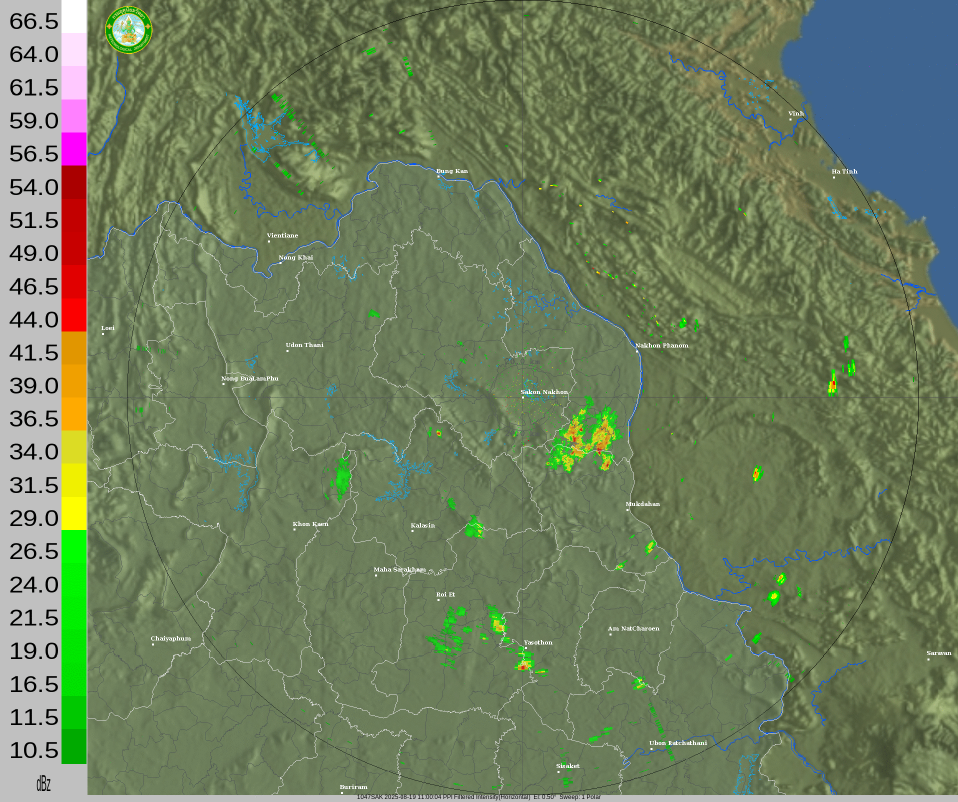
#> input picture skn240_HQ_latest_modified.tif, 1916 x 1604 px (shown at 1/2 size)
$ python -i radar_process.py   (imports and definitions only)
#> lines starting #> are read from the running program, lines starting #| are printed output that depends on the picture; after the words box and inside, x2 and y2 are one past the last pixel; in counts of white or black regions, pixels touching at a corner belong together
import argparse
import subprocess
import shutil
import re
from pathlib import Path
import numpy as np
from PIL import Image
import rasterio

def run(cmd):
    print("+", " ".join(cmd))
    subprocess.check_call(cmd)

# [4 lines left out: function which_or_die, not called in this run]

def mask_rain_from_png(
    png_path, out_path,
    h_low=25, h_high=110,
    s_min=160, v_min=70,
    include_red=False,
    red_low=245, red_high=15,
    disk_shrink=0.96,
    left_crop_frac=0.18
):
#> called with png_path = '../skn240_HQ_latest_modified.tif', out_path = 'out.png', h_low = 25, h_high = 110, s_min = 160, v_min = 70, include_red = False, red_low = 245
    im = Image.open(png_path).convert("RGBA")
    w, h = im.size
#> w = 1916; h = 1604
    hsv = im.convert("RGB").convert("HSV")
#> hsv: PIL image 1916x1604 HSV; mean H, S, V 59.8, 79.9, 131.1
    arr = np.array(hsv, dtype=np.uint8)
    H, S, V = arr[..., 0], arr[..., 1], arr[..., 2]
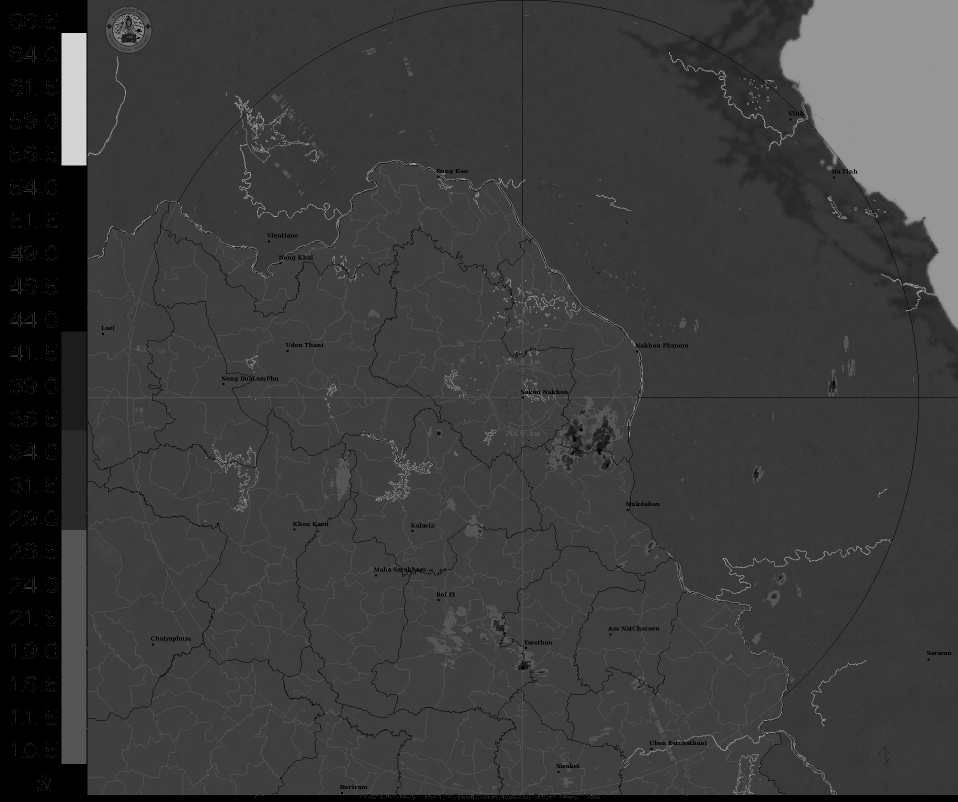
#> H: shape (1604, 1916) (shown at 1/2 size); min 0, max 212, mean 59.8
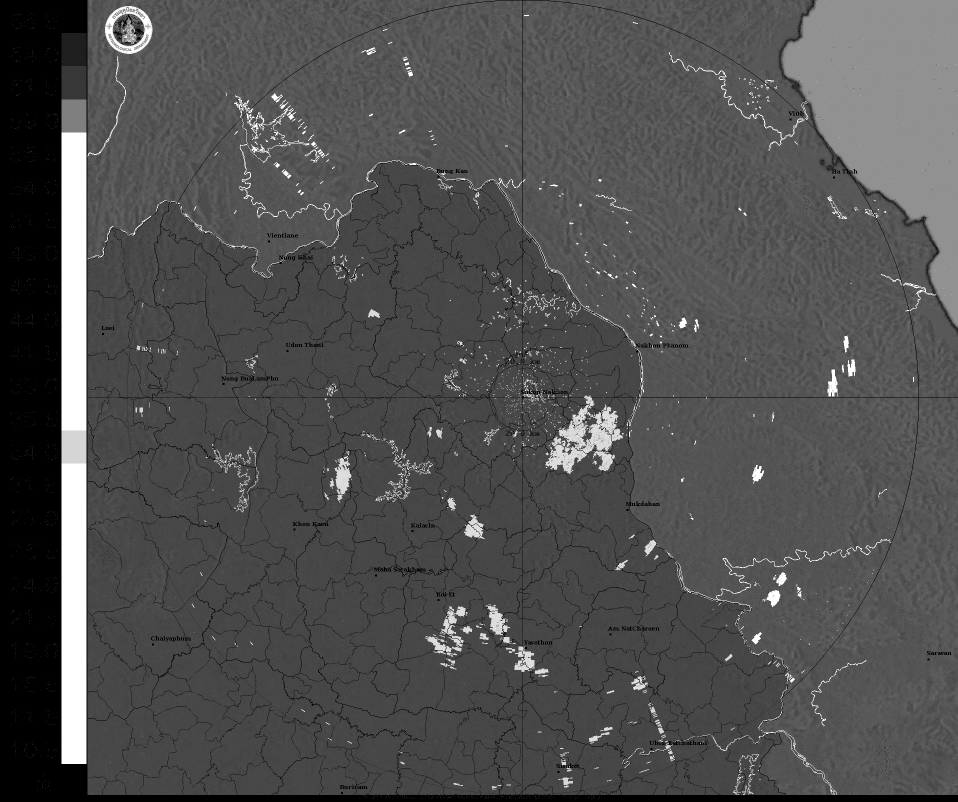
#> S: shape (1604, 1916) (shown at 1/2 size); min 0, max 255, mean 79.9
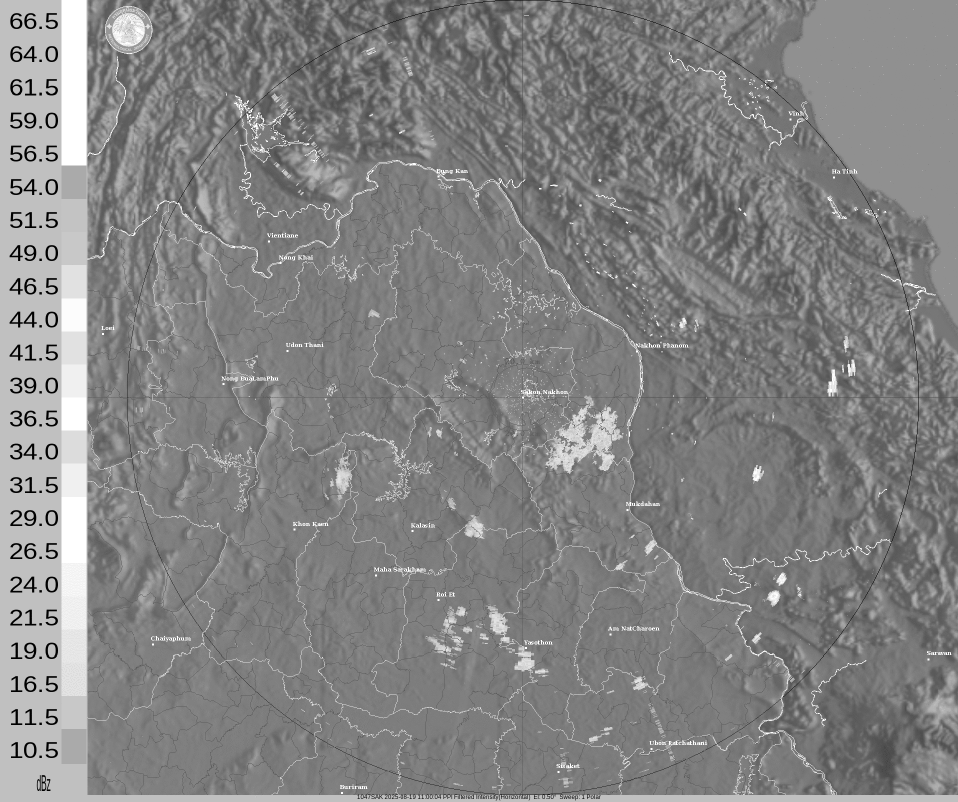
#> V: shape (1604, 1916) (shown at 1/2 size); min 0, max 255, mean 131.1
    gy = (H >= h_low) & (H <= h_high)
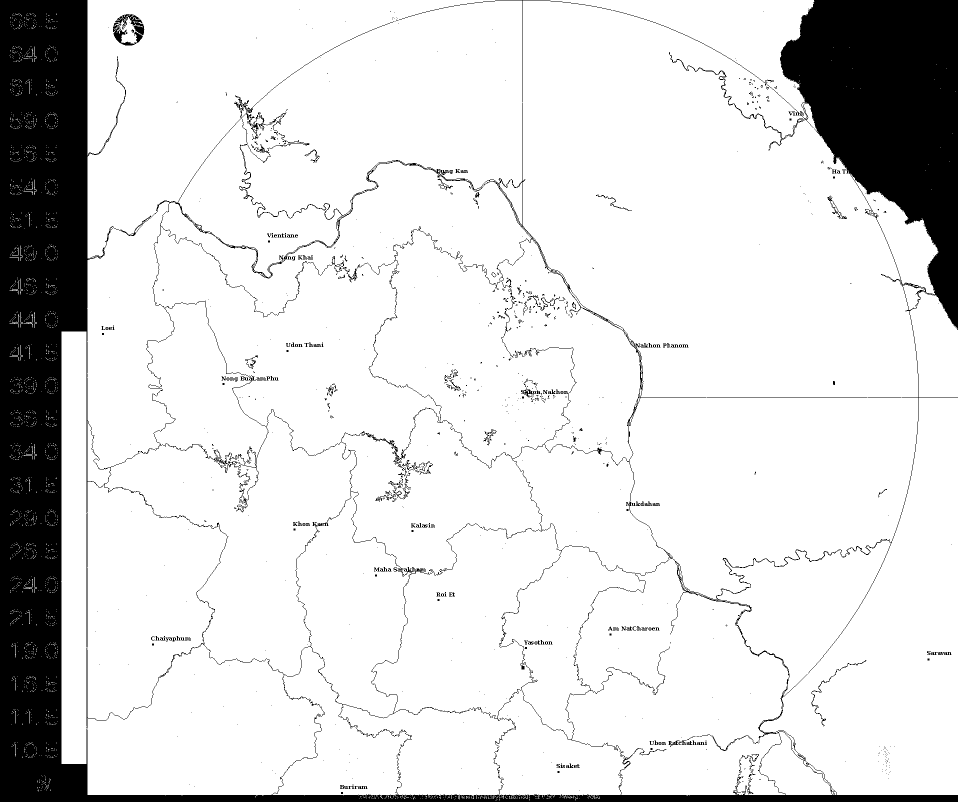
#> gy: shape (1604, 1916) bool (shown at 1/2 size); 86% white; 733 black regions (555 under 20 px), largest, box (x1, y1, x2, y2) and area: (0, 0, 1916, 1604) 417972, (226, 28, 289, 91) 1682, (798, 0, 1224, 204) 629
    sv = (S >= s_min) & (V >= v_min)
#> sv: shape (1604, 1916) bool; 3.8% white; 1480 white regions (1237 under 20 px), largest, box (x1, y1, x2, y2) and area: (123, 265, 173, 1528) 63150, (1091, 791, 1246, 948) 9835, (210, 12, 305, 108) 3340
    if include_red:
        red = (H >= red_low) | (H <= red_high)
        hsv_mask = (gy | red) & sv
    else:
        hsv_mask = gy & sv
#> hsv_mask: shape (1604, 1916) bool; 2.5% white; 916 white regions (789 under 20 px), largest, box (x1, y1, x2, y2) and area: (123, 663, 173, 1528) 43250, (1091, 791, 1246, 948) 9640, (210, 12, 305, 108) 3339
    cy, cx = h / 2.0, w / 2.0
#> cy = 802; cx = 958
    R = disk_shrink * min(w, h) * 0.5
#> R = 769.9
    yy, xx = np.ogrid[:h, :w]
#> yy = 1604 values from 0 to 1603
    circ = (xx - cx) ** 2 + (yy - cy) ** 2 <= R ** 2
    left_mask = np.ones((h, w), dtype=bool)
    cut = int(w * left_crop_frac)
#> cut = 344
    left_mask[:, :cut] = False
    keep = hsv_mask & circ & left_mask
#> keep: shape (1604, 1916) bool; 0.96% white; 797 white regions (690 under 20 px), largest, box (x1, y1, x2, y2) and area: (1091, 791, 1246, 948) 9640, (669, 912, 703, 1006) 1639, (971, 1211, 1020, 1270) 1307
    rgba = np.array(im, dtype=np.uint8)
    alpha = np.where(keep, 255, 0).astype(np.uint8)
    rgba[..., 3] = alpha
    rgb = rgba[..., :3]
#> rgb is the input picture: shape (1604, 1916, 3); mean R, G, B 110.7, 126.6, 94
    rgb[alpha == 0] = 0
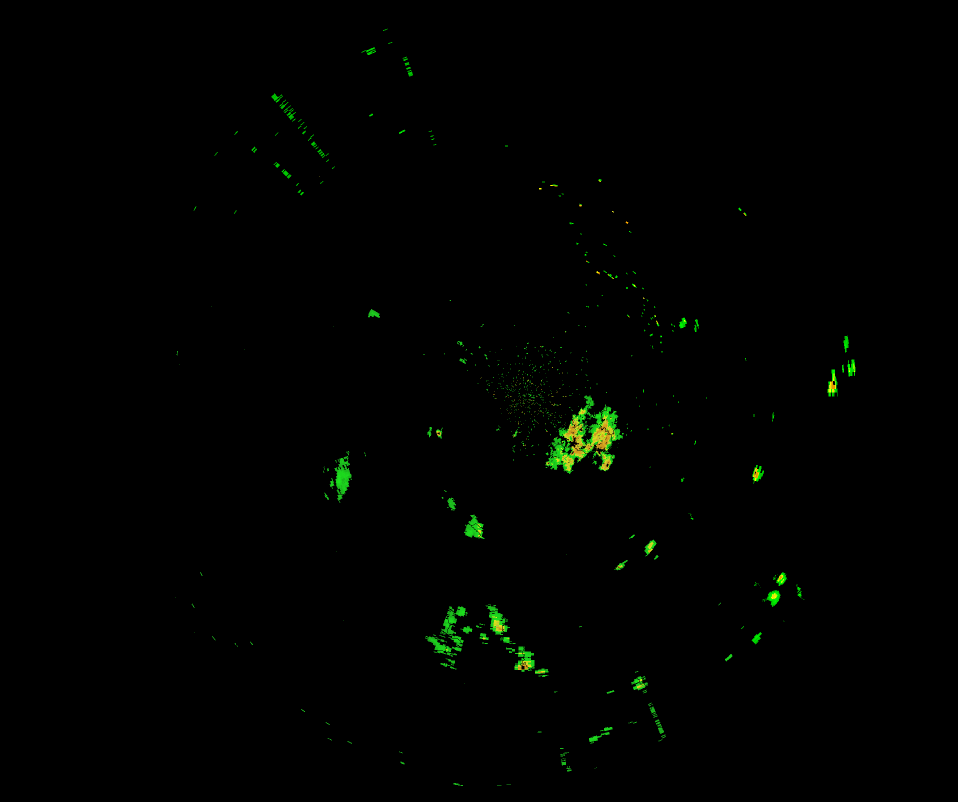
#> rgb: shape (1604, 1916, 3) (shown at 1/2 size); mean R, G, B 0.6, 1.9, 0.2
    rgba[..., :3] = rgb
    Image.fromarray(rgba).convert("RGBA").save(out_path)
    return out_path

# [127 lines left out: functions copy_georef_from_template, extract_timestamp, main, not called in this run]

# [2 lines not run here, left out]

>>> result = mask_rain_from_png('../skn240_HQ_latest_modified.tif', 'out.png')

$ run again, on phs240_HQ_latest.png
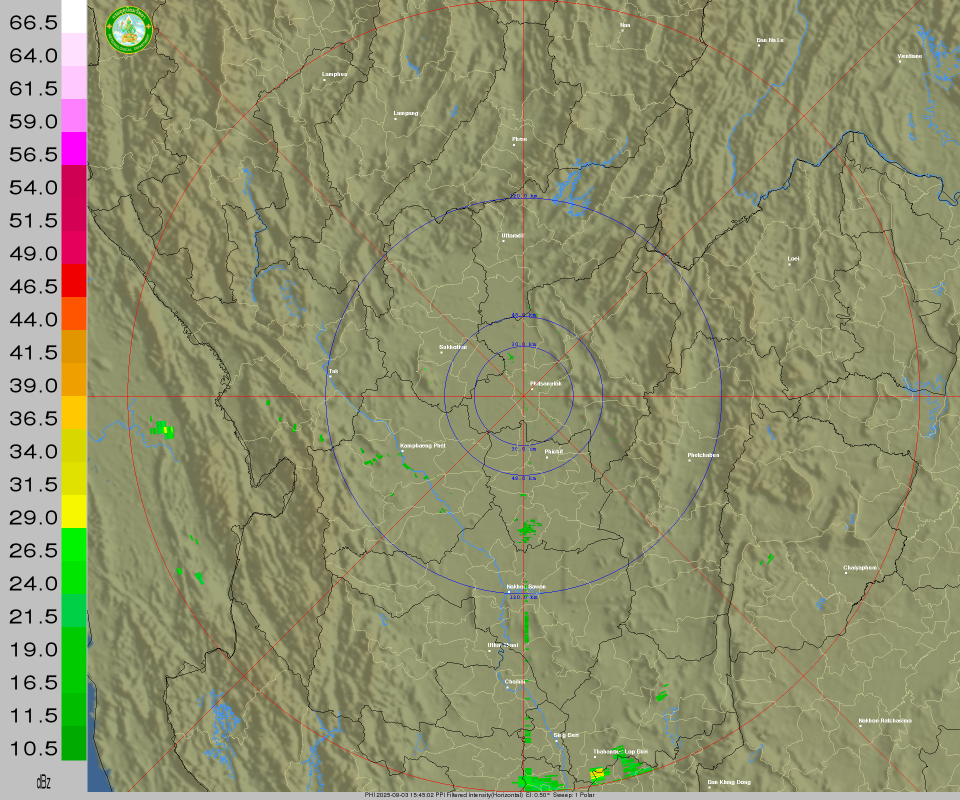
#> input picture phs240_HQ_latest.png, 1920 x 1600 px (shown at 1/2 size)
#> hsv: PIL image 1920x1600 HSV; mean H, S, V 43, 69.9, 148.6
#> in mask_rain_from_png, `gy = (H >= h_low) & (H <= h_high)`:
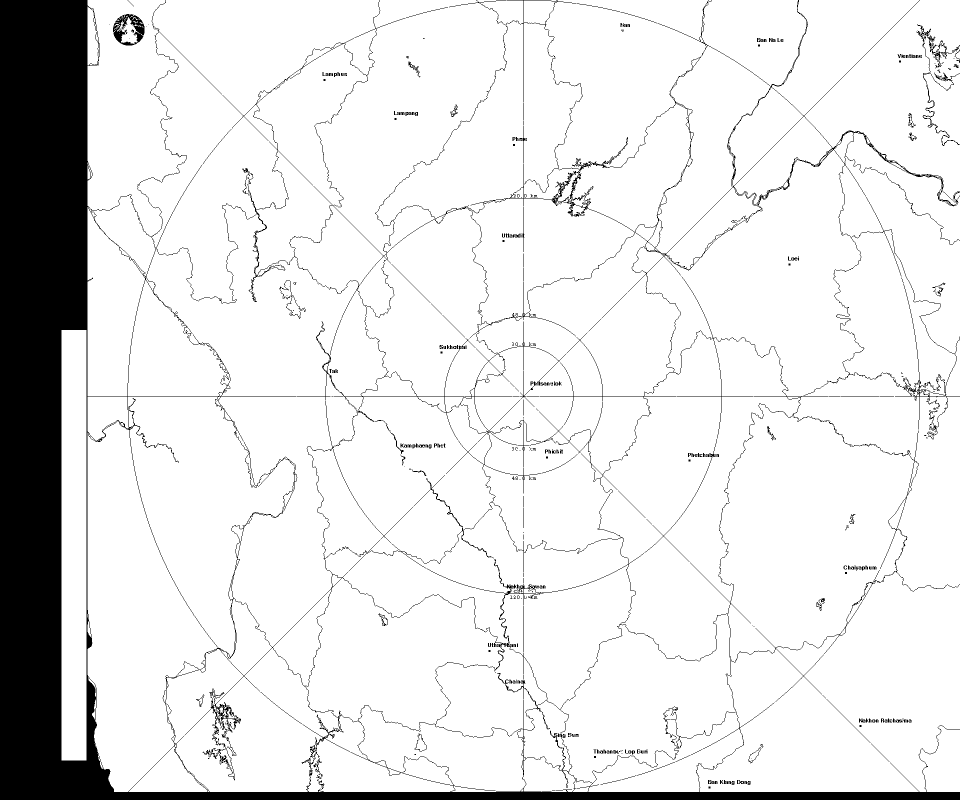
#> gy: shape (1600, 1920) bool (shown at 1/2 size); 89.1% white; 347 black regions (154 under 20 px), largest, box (x1, y1, x2, y2) and area: (0, 0, 1920, 1600) 320033, (226, 28, 289, 91) 1804, (1833, 49, 1920, 292) 1549
#> sv: shape (1600, 1920) bool; 3.5% white; 602 white regions (352 under 20 px), largest, box (x1, y1, x2, y2) and area: (123, 264, 173, 1521) 62850, (210, 0, 306, 108) 3407, (1024, 1536, 1145, 1584) 2398
#> hsv_mask: shape (1600, 1920) bool; 1.8% white; 203 white regions (142 under 20 px), largest, box (x1, y1, x2, y2) and area: (123, 660, 173, 1521) 43050, (210, 12, 306, 108) 3390, (1024, 1536, 1145, 1583) 2282
#> keep: shape (1600, 1920) bool; 0.16% white; 165 white regions (114 under 20 px), largest, box (x1, y1, x2, y2) and area: (1024, 1536, 1096, 1566) 624, (1035, 1044, 1072, 1071) 450, (1049, 1231, 1057, 1267) 288
#> in mask_rain_from_png, `rgba[..., 3] = alpha`:
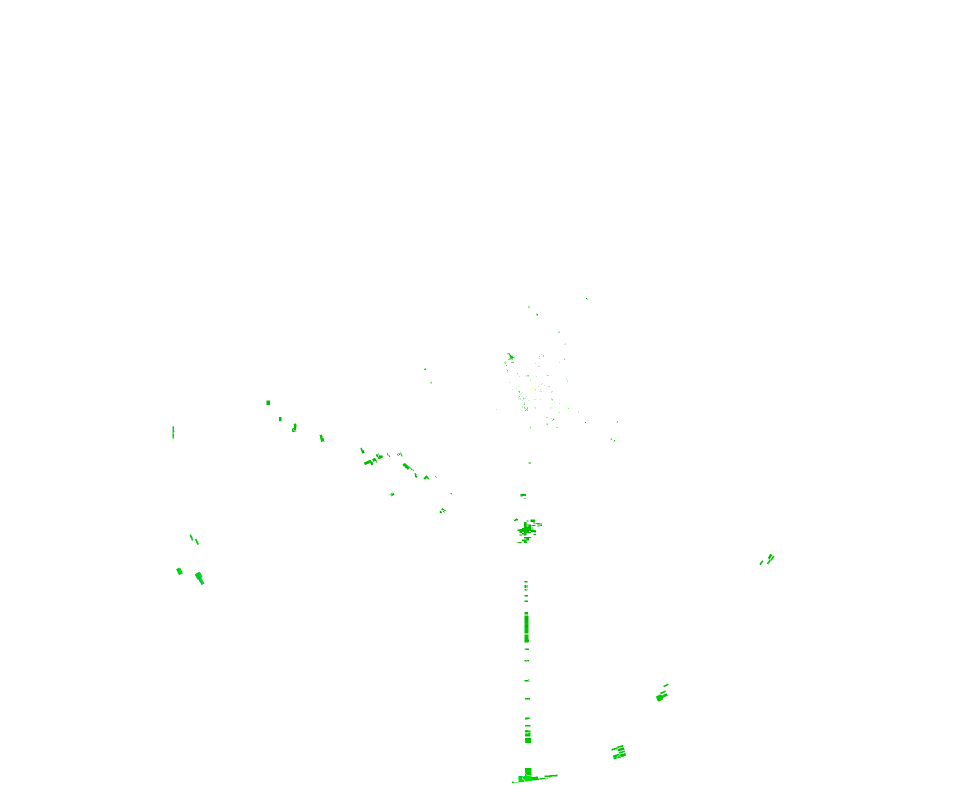
#> rgba: shape (1600, 1920, 4) (shown at 1/2 size); mean R, G, B, A 142.6, 144.7, 108.5, 0.4; transparent parts drawn white
#> in mask_rain_from_png, rgb is the input picture: shape (1600, 1920, 3); mean R, G, B 142.6, 144.7, 108.5
